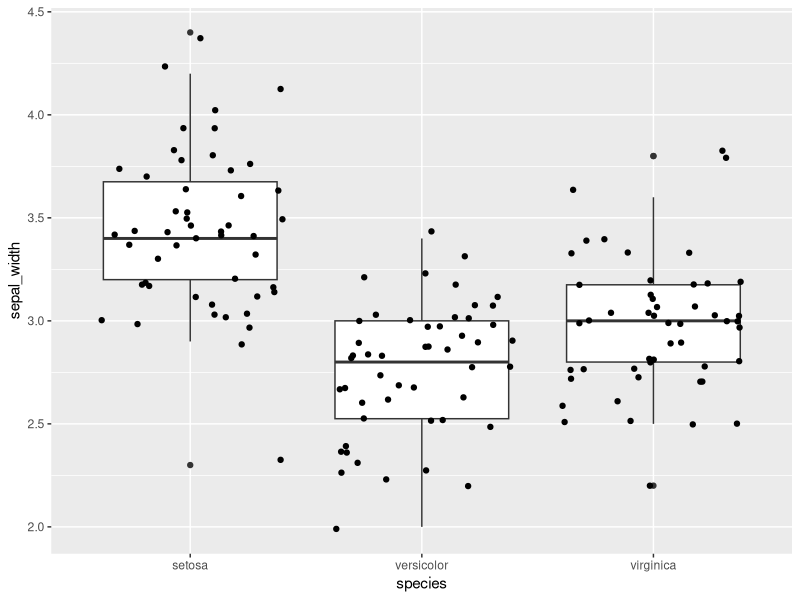
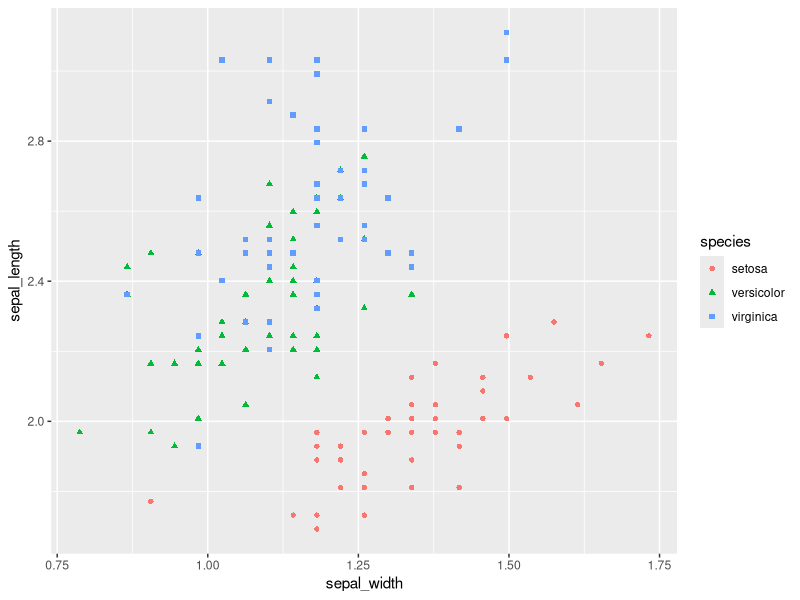
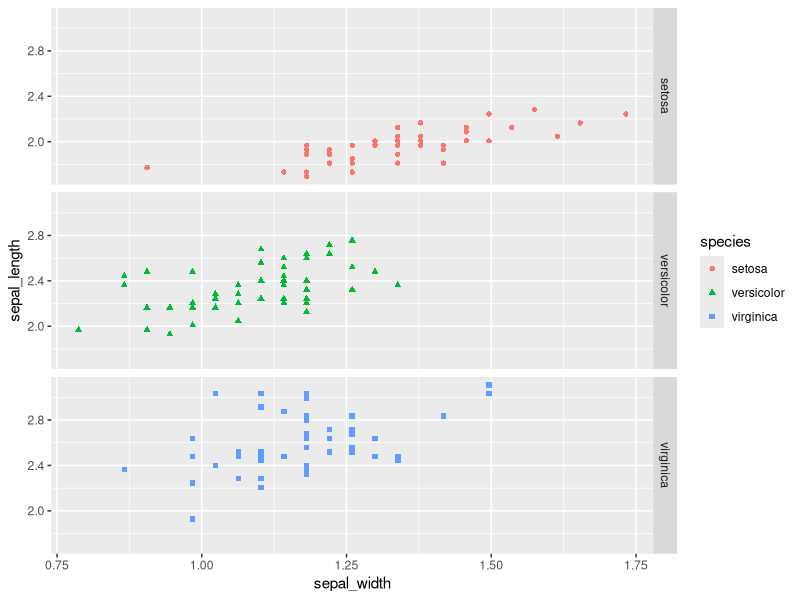

Recreate these plots in R, in order. (Note: this script raises an error after producing the figures.)
## ---- chunk 1
knitr::opts_chunk$set(error = TRUE)
## ---- chunk 2
# Load your packages here:
library(tidyverse)
## ---- chunk 3
mtcars_6 <- mtcars %>%
  as_tibble(rownames = "model") %>%
  filter(cyl == "6") %>%
  select(model, mpg, hp) %>%
  print()
## ---- chunk 4
knitr::kable(mtcars_6)
## ---- chunk 5
iris_tidy <- iris %>% 
  select(species = Species, sepal_length = Sepal.Length, sepal_width = Sepal.Width, petal_length = Petal.Length, petal_width = Petal.Width) %>%
  print()
## ---- chunk 6
iris_tidy %>%
  ggplot(aes(species, sepal_width)) +
  geom_boxplot() +
  geom_jitter()
## ---- chunk 7
iris_inches <- iris_tidy %>%
  mutate(sepal_length = sepal_length / 2.54,
         sepal_width = sepal_width / 2.54,
         petal_length = petal_length / 2.54,
         petal_width = petal_width / 2.54) %>%
  print()
## ---- chunk 8
iris_inches %>%
  ggplot(aes(sepal_width, sepal_length)) +
  geom_point(aes(color = species, shape = species))
## ---- chunk 9
iris_inches %>%
  ggplot(aes(sepal_width, sepal_length)) +
  geom_point(aes(color = species, shape = species)) +
  facet_grid(rows = vars(species))
## ---- chunk 10
gapminder %>% 
  summarize(mu = mean(lifeExp),
            sigma = sd(lifeExp))

gapminder %>% 
  group_by(continent, year)

gapminder %>% 
  group_by(smallLifeExp = lifeExp < 60)

gapminder %>% 
  group_by(continent, year) %>% 
  summarize(mu = mean(lifeExp),
            sigma = sd(lifeExp))

gapminder %>% 
  group_by(year, continent) %>%    # Different order
  summarize(mu = mean(lifeExp),
            sigma = sd(lifeExp))

gapminder %>% 
  group_by(country) %>% 
  transmute(n = length(country))

gapminder %>% 
  group_by(country) %>%    # More simple
  summarize(n = n())

gapminder %>% 
  count(country)   # Most simple

gap_inc <- gapminder %>% 
  arrange(year) %>% 
  group_by(country) %>%
  mutate(gdpPercap_inc = gdpPercap - lag(gdpPercap))

print(gap_inc)

gap_inc %>% 
  tidyr::drop_na()
## ---- chunk 11
gapminder %>% 
  group_by(continent, year) %>% 
  summarize(min_life = min(lifeExp))

gapminder %>% 
  group_by(continent, year) %>% 
  summarize(min_life = min(lifeExp))
## ---- chunk 12
psych::bfi %>%
  as_tibble() %>%    #Trying to set rownames = "id" does not work
  select(A1:A5) %>% 
  rowwise() %>% 
  mutate(A_mean = mean(c(A1, A2, A3, A4, A5), na.rm = TRUE)) %>% 
  ungroup()
## ---- chunk 13
psych::bfi %>%
  as_tibble() %>% 
  select(C1:C5) %>% 
  rowwise() %>% 
  mutate(C_mean = mean(c(C1, C2, C3, C4, C5), na.rm = TRUE),
         C_sd = sd(c(C1, C2, C3, C4, C5), na.rm = TRUE),
         C_min = min(c(C1, C2, C3, C4, C5), na.rm = TRUE)) %>%
  ungroup()
## ---- chunk 14
psych::bfi %>% 
  as_tibble() %>% 
  select(A1:A5) %>% 
  mutate(A_min = pmin(A1, A2, A3, A4, A5))
## ---- chunk 15
psych::bfi %>% 
  as_tibble() %>% 
  select(A1:A5) %>% 
  mutate(A_mn = rowMeans(select(., A1:A5)),
         A_mn2 = rowMeans(select(., starts_with("A", ignore.case = FALSE))))
## ---- chunk 16
bfi_new <- psych::bfi %>% 
  mutate(education = factor(education)) %>%
  select(education, A1:A5, C1:C5, E1:E5, N1:N5, O1:O5) %>%
  rowwise() %>% 
  mutate(A = mean(c(A1, A2, A3, A4, A5), na.rm = TRUE),
         C = mean(c(C1, C2, C3, C4, C5), na.rm = TRUE),
         E = mean(c(E1, E2, E3, E4, E5), na.rm = TRUE),
         N = mean(c(N1, N2, N3, N4, N5), na.rm = TRUE),
         O = mean(c(O1, O2, O3, O4, O5), na.rm = TRUE)) %>% 
  ungroup() %>% 
  print(bfi_new)
## ---- chunk 17
bfi_new %>%
  group_by(education) %>% 
  summarize_at(.vars = vars(A, C, E, N, O), .funs = funs(mean = mean, sd = sd)) %>%
  print(bfi_new)

## ---- chunk 18

## ---- chunk 19

